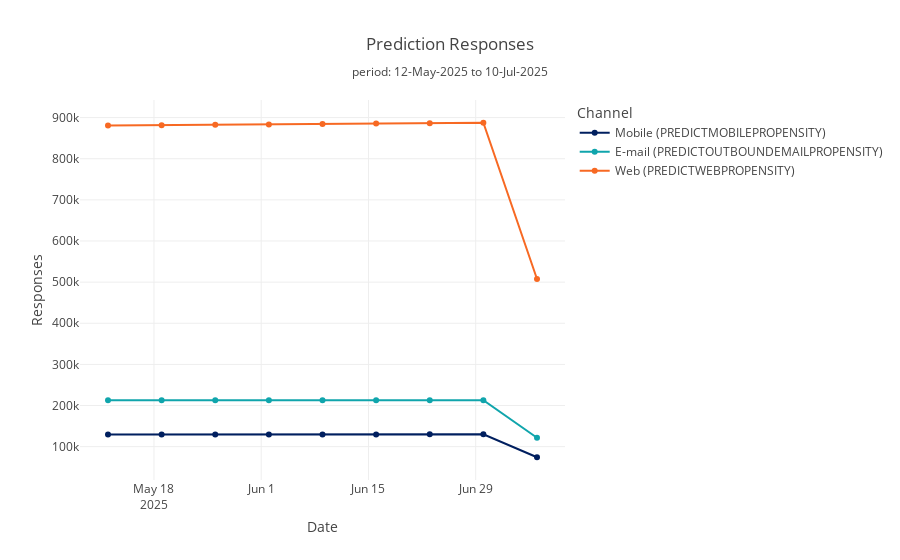

Here is the notebook cell this chart was saved with:
### Code cell
prediction.plot.responsecount_trend("1w", facetting=False)

### Figure 1 — Plotly figure (JSON) as saved in the notebook; plotly's stock layout.template omitted (floating-point values rounded to 4 significant figures)
{"data": [{"customdata": [["7 days", 3658.0, 126000, 5303.0, 126000, 0.04039, 2520, 126000, 0.01961, 3150, 126000, 0.02439], ["7 days", 3699.0, 126000, 5428.0, 126000, 0.0413, 2520, 126000, 0.01961, 3150, 126000, 0.02439], ["7 days", 3741.0, 126000, 5553.0, 126000, 0.04221, 2520, 126000, 0.01961, 3150, 126000, 0.02439], ["7 days", 3782.0, 126000, 5677.0, 126000, 0.04311, 2520, 126000, 0.01961, 3150, 126000, 0.02439], ["7 days", 3824.0, 126000, 5802.0, 126000, 0.04402, 2520, 126000, 0.01961, 3150, 126000, 0.02439], ["7 days", 3865.0, 126000, 5926.0, 126000, 0.04492, 2520, 126000, 0.01961, 3150, 126000, 0.02439], ["7 days", 3907.0, 126000, 6051.0, 126000, 0.04582, 2520, 126000, 0.01961, 3150, 126000, 0.02439], ["7 days", 3948.0, 126000, 6175.0, 126000, 0.04672, 2520, 126000, 0.01961, 3150, 126000, 0.02439], ["4 days", 2275.0, 72000, 3585.0, 72000, 0.04743, 1440, 72000, 0.01961, 1800, 72000, 0.02439]], "hovertemplate": "Prediction=Mobile (PREDICTMOBILEPROPENSITY)<br>Date=%{x}<br>Responses=%{y}<br>Period=%{customdata[0]}<br>Positives=%{customdata[1]}<br>Negatives=%{customdata[2]}<br>Positives_Test=%{customdata[3]}<br>Negatives_Test=%{customdata[4]}<br>CTR_Test=%{customdata[5]:.3%}<br>Positives_Control=%{customdata[6]}<br>Negatives_Control=%{customdata[7]}<br>CTR_Control=%{customdata[8]:.3%}<br>Positives_NBA=%{customdata[9]}<br>Negatives_NBA=%{customdata[10]}<br>CTR_NBA=%{customdata[11]:.3%}<extra></extra>", "legendgroup": "Mobile (PREDICTMOBILEPROPENSITY)", "line": {"color": "#001F5F", "dash": "solid"}, "marker": {"symbol": "circle"}, "mode": "lines+markers", "name": "Mobile (PREDICTMOBILEPROPENSITY)", "orientation": "v", "showlegend": true, "type": "scatter", "x": ["2025-05-12", "2025-05-19", "2025-05-26", "2025-06-02", "2025-06-09", "2025-06-16", "2025-06-23", "2025-06-30", "2025-07-07"], "xaxis": "x", "y": [129700.0, 129700.0, 129700.0, 129800.0, 129800.0, 129900.0, 129900.0, 129900.0, 74270.0], "yaxis": "y"}, {"customdata": [["7 days", 2674.0, 210000, 3403.0, 210000, 0.01595, 2100, 210000, 0.009901, 2520, 210000, 0.01186], ["7 days", 2707.0, 210000, 3502.0, 210000, 0.0164, 2100, 210000, 0.009901, 2520, 210000, 0.01186], ["7 days", 2741.0, 210000, 3602.0, 210000, 0.01686, 2100, 210000, 0.009901, 2520, 210000, 0.01186], ["7 days", 2774.0, 210000, 3702.0, 210000, 0.01732, 2100, 210000, 0.009901, 2520, 210000, 0.01186], ["7 days", 2807.0, 210000, 3801.0, 210000, 0.01778, 2100, 210000, 0.009901, 2520, 210000, 0.01186], ["7 days", 2840.0, 210000, 3901.0, 210000, 0.01824, 2100, 210000, 0.009901, 2520, 210000, 0.01186], ["7 days", 2874.0, 210000, 4001.0, 210000, 0.01869, 2100, 210000, 0.009901, 2520, 210000, 0.01186], ["7 days", 2907.0, 210000, 4100.0, 210000, 0.01915, 2100, 210000, 0.009901, 2520, 210000, 0.01186], ["4 days", 1676.0, 120000, 2388.0, 120000, 0.01951, 1200, 120000, 0.009901, 1440, 120000, 0.01186]], "hovertemplate": "Prediction=E-mail (PREDICTOUTBOUNDEMAILPROPENSITY)<br>Date=%{x}<br>Responses=%{y}<br>Period=%{customdata[0]}<br>Positives=%{customdata[1]}<br>Negatives=%{customdata[2]}<br>Positives_Test=%{customdata[3]}<br>Negatives_Test=%{customdata[4]}<br>CTR_Test=%{customdata[5]:.3%}<br>Positives_Control=%{customdata[6]}<br>Negatives_Control=%{customdata[7]}<br>CTR_Control=%{customdata[8]:.3%}<br>Positives_NBA=%{customdata[9]}<br>Negatives_NBA=%{customdata[10]}<br>CTR_NBA=%{customdata[11]:.3%}<extra></extra>", "legendgroup": "E-mail (PREDICTOUTBOUNDEMAILPROPENSITY)", "line": {"color": "#10A5AC", "dash": "solid"}, "marker": {"symbol": "circle"}, "mode": "lines+markers", "name": "E-mail (PREDICTOUTBOUNDEMAILPROPENSITY)", "orientation": "v", "showlegend": true, "type": "scatter", "x": ["2025-05-12", "2025-05-19", "2025-05-26", "2025-06-02", "2025-06-09", "2025-06-16", "2025-06-23", "2025-06-30", "2025-07-07"], "xaxis": "x", "y": [212700.0, 212700.0, 212700.0, 212800.0, 212800.0, 212800.0, 212900.0, 212900.0, 121700.0], "yaxis": "y"}, {"customdata": [["7 days", 40470.0, 840000, 60080.0, 840000, 0.06675, 29400, 840000, 0.03382, 31920, 840000, 0.03661], ["7 days", 41460.0, 840000, 63070.0, 840000, 0.06984, 29400, 840000, 0.03382, 31920, 840000, 0.03661], ["7 days", 42460.0, 840000, 66060.0, 840000, 0.07291, 29400, 840000, 0.03382, 31920, 840000, 0.03661], ["7 days", 43460.0, 840000, 69050.0, 840000, 0.07596, 29400, 840000, 0.03382, 31920, 840000, 0.03661], ["7 days", 44450.0, 840000, 72040.0, 840000, 0.07899, 29400, 840000, 0.03382, 31920, 840000, 0.03661], ["7 days", 45450.0, 840000, 75030.0, 840000, 0.082, 29400, 840000, 0.03382, 31920, 840000, 0.03661], ["7 days", 46450.0, 840000, 78020.0, 840000, 0.08499, 29400, 840000, 0.03382, 31920, 840000, 0.03661], ["7 days", 47440.0, 840000, 81010.0, 840000, 0.08796, 29400, 840000, 0.03382, 31920, 840000, 0.03661], ["4 days", 27560.0, 480000, 47630.0, 480000, 0.09028, 16800, 480000, 0.03382, 18240, 480000, 0.03661]], "hovertemplate": "Prediction=Web (PREDICTWEBPROPENSITY)<br>Date=%{x}<br>Responses=%{y}<br>Period=%{customdata[0]}<br>Positives=%{customdata[1]}<br>Negatives=%{customdata[2]}<br>Positives_Test=%{customdata[3]}<br>Negatives_Test=%{customdata[4]}<br>CTR_Test=%{customdata[5]:.3%}<br>Positives_Control=%{customdata[6]}<br>Negatives_Control=%{customdata[7]}<br>CTR_Control=%{customdata[8]:.3%}<br>Positives_NBA=%{customdata[9]}<br>Negatives_NBA=%{customdata[10]}<br>CTR_NBA=%{customdata[11]:.3%}<extra></extra>", "legendgroup": "Web (PREDICTWEBPROPENSITY)", "line": {"color": "#F76923", "dash": "solid"}, "marker": {"symbol": "circle"}, "mode": "lines+markers", "name": "Web (PREDICTWEBPROPENSITY)", "orientation": "v", "showlegend": true, "type": "scatter", "x": ["2025-05-12", "2025-05-19", "2025-05-26", "2025-06-02", "2025-06-09", "2025-06-16", "2025-06-23", "2025-06-30", "2025-07-07"], "xaxis": "x", "y": [880500.0, 881500.0, 882500.0, 883500.0, 884500.0, 885500.0, 886400.0, 887400.0, 507600.0], "yaxis": "y"}], "layout": {"legend": {"title": {"text": "Channel"}, "tracegroupgap": 0}, "title": {"text": "Prediction Responses<br><sub>period: 12-May-2025 to 10-Jul-2025</sub>"}, "xaxis": {"anchor": "y", "domain": [0, 1], "title": {"text": "Date"}}, "yaxis": {"anchor": "x", "domain": [0, 1], "title": {"text": "Responses"}}}}
